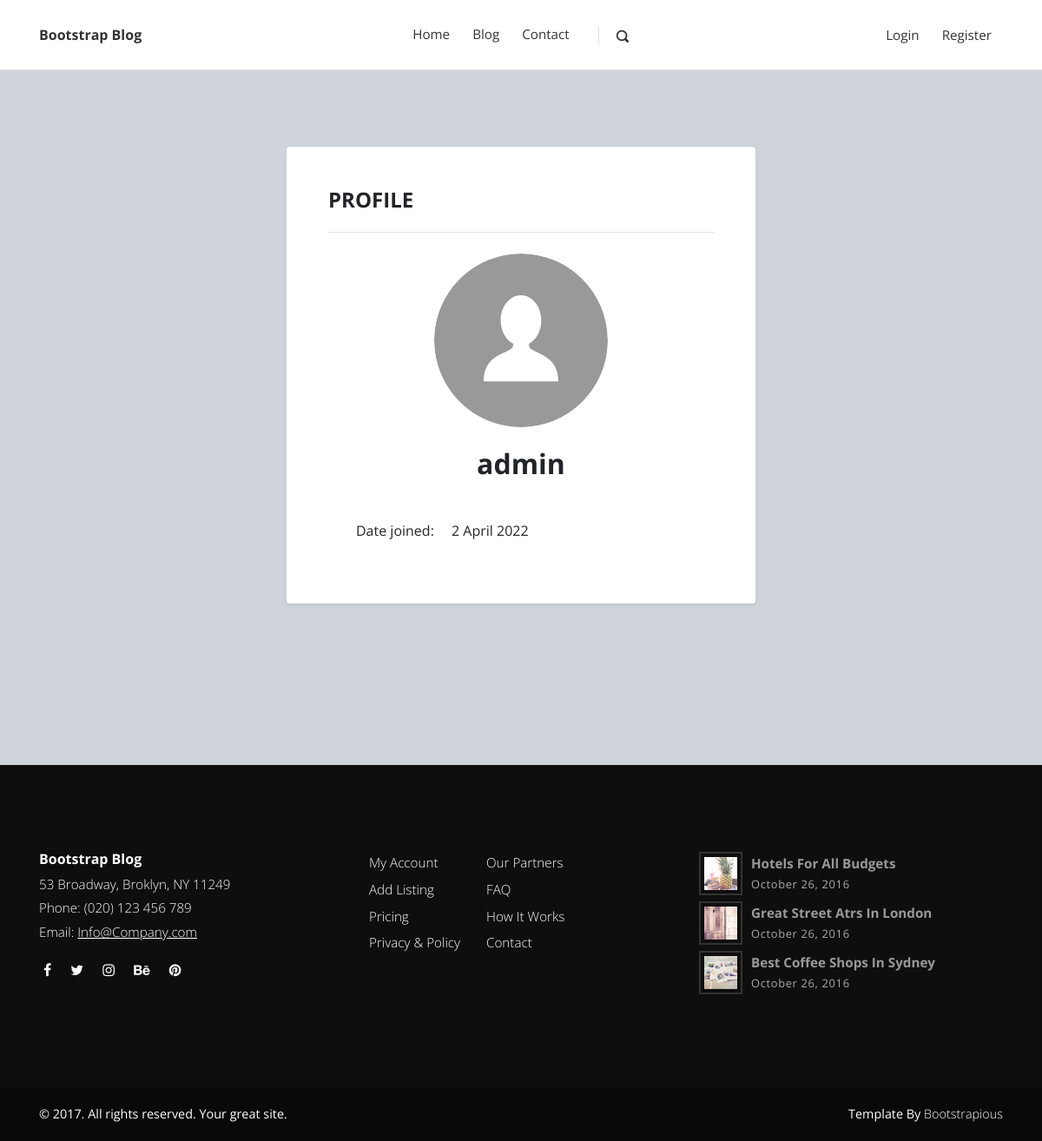
The app's page /users/1/profile/ with its own data.
### users/models.py (models this page shows)
class User(AbstractUser):
    email = models.EmailField(unique=True, help_text="Required.", error_messages={"unique": "A user with that email adress already exists.",},)
    avatar = models.ImageField(default='default/user.svg', upload_to=user_directory_path)
    is_redactor = models.BooleanField(default=False)

### users/views.py (the view)
# urls.py: path('<int:pk>/profile/', UserProfileView.as_view(), name='profile'),
class UserProfileView(DetailView):
    queryset = User.objects.all()
    query_pk_and_slug = True
    slug_field = 'username'
    context_object_name = 'profile'
    template_name = 'users/profile.html'

### templates/users/profile.html (shortened to what this page needs)
{% extends 'form.html' %}
{% block form_title %}Profile{% endblock %}
{% block form %}
<div class="justify-content-center align-items-centerpb-4 px-2">
    <div class="text-center mb-5">
        <div class="mb-4">
            <img class="rounded-circle" src="{{ profile.avatar.url }}" alt="profile avatar" width="200px" height="200px">
        </div>
        <div>
            <h2>{{ profile.username }}</h2>
        </div>
    </div>
    <div class="px-3">
        <div class="mt-2">
            <span class="mr-3">Date joined:</span>
            <span>{{ profile.date_joined|date:"j F Y" }}</span>
        </div>
    </div>
</div>
{% endblock %}

### static_files/css/style.default.css (style rules this page uses)
body { overflow-x: hidden; }
a, i, span { display: inline-block; text-decoration: none; -webkit-transition: all 0.3s; transition: all 0.3s; }
h1, h2, h3, h4, h5, h6 { margin-bottom: 15px; }
body { font-family: "Open Sans", sans-serif; font-size: 1rem; font-weight: normal; line-height: 1.5; color: #212529; background-color: #fff; }
h1, h2, h3, h4, h5, h6, .h1, .h2, .h3, .h4, .h5, .h6 { margin-bottom: 0.5rem; font-family: inherit; font-weight: 700; line-height: 1.1; color: inherit; }
h2, .h2 { font-size: 2rem; }

### records on screen
User: avatar (placeholder picture), username "admin", date_joined "2 April 2022"
